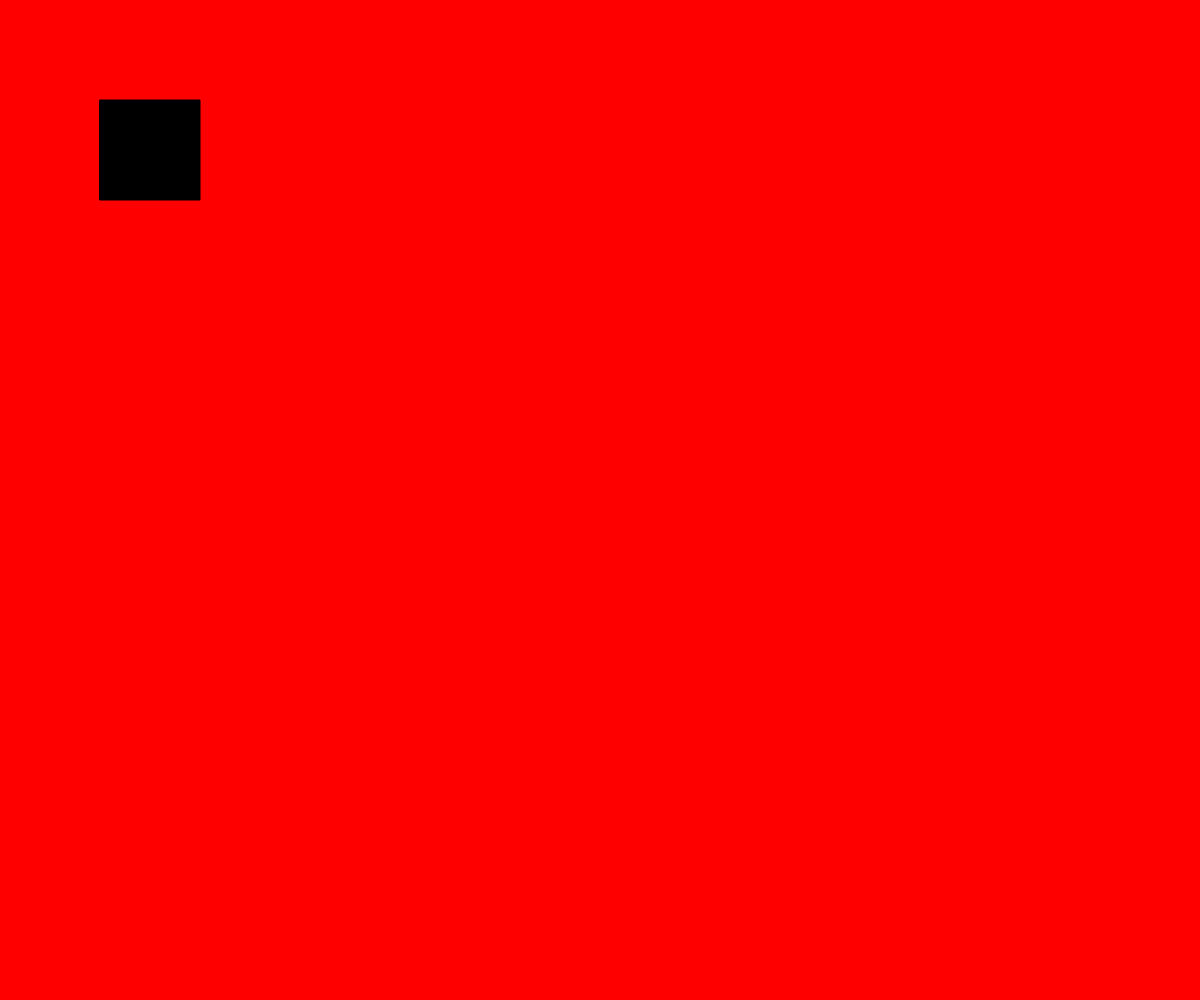
Frame 1 (no input)
Frame 60 (no input): identical to frame 1, image omitted
Frame 120 (the mouse pressed at the canvas centre since frame 60): identical to frame 1, image omitted

The p5.js sketch that drew this single still picture (run headless with seeded random() and noise() and a simulated clock; from frame 60 on, the mouse is pressed at the canvas centre):

// p5.js sketch
// ── sketch.js
var myState = 0 ;

function setup() {
  createCanvas (windowWidth, windowHeight);
  // put setup code here
}

function draw() {

  // put drawing code here
  switch(myState) {
    case 0:
    background('red')
    fill(0);
    rect(100, 100, 100, 100);
    break ;

    case 1:
    background('yellow')
    fill(0);
    rect(100, 100, 100, 100);
    break ;

    case 2:
    background('green')
    fill(0);
    rect(100, 100, 100, 100);
    break ;

    case 3:
    background('blue')
    fill(0);
    rect(100, 100, 100, 100);
    break;
  }
}

function mouseReleased() {

  if ((mouseX > 100) && (mouseY > 100) && (mouseX < 200) && (mouseY < 200))
    myState = myState + 1;
  if (myState > 3) {
    myState = 0;

  }
}
